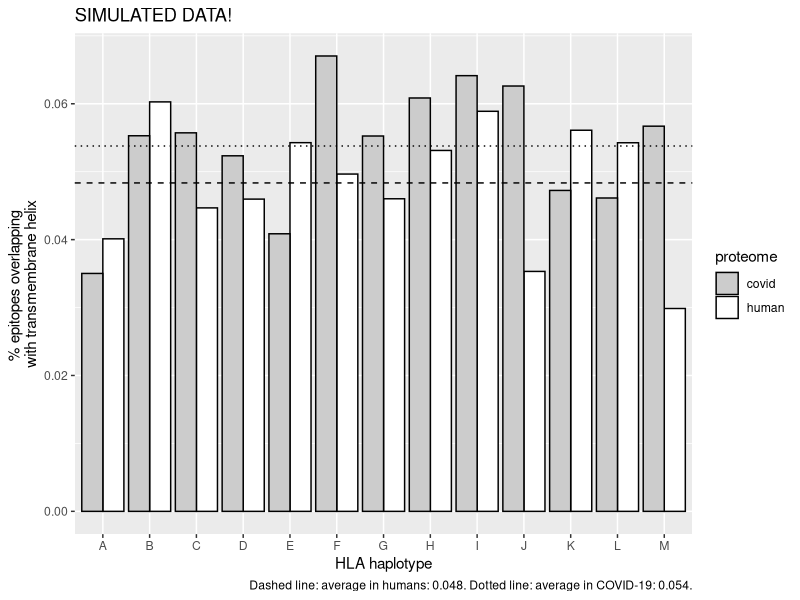

This chart was generated by the following R code: (Note: this script raises an error after producing the figure.)
## ---- chunk 1
knitr::opts_chunk$set(echo = TRUE)
## ---- chunk 2
library(testthat)
library(ggplot2)
## ---- chunk 3
set.seed(314)
# n: sample size, equals the number of HLA haplotypes
n <- 13
# f denotes 'fraction', a value between 0.0 and 1.0
f_human <- rnorm(n = n, mean = 0.053, sd = 0.01)
f_covid <- rnorm(n = n, mean = runif(n = 1, min = 0.03, max = 0.1), sd = 0.01)
expect_true(all(f_human > 0.0))
expect_true(all(f_human < 1.0))
expect_true(all(f_covid > 0.0))
expect_true(all(f_covid < 1.0))
## ---- chunk 4
df <- tibble::tibble(
  proteome = rep(c("human", "covid"), each = n),
  haplotype = rep(LETTERS[1:n], time = 2),
  f = c(f_human, f_covid)
)
df$proteome <- as.factor(df$proteome)
df$haplotype <- as.factor(df$haplotype)
ggplot(df, aes(x = haplotype, y = f, fill = proteome)) + 
  scale_fill_manual(values = c("human" = "#ffffff", "covid" = "#cccccc")) +
  geom_col(position = position_dodge(), color = "#000000") + xlab("HLA haplotype") + 
  ylab("% epitopes overlapping \nwith transmembrane helix") +
  geom_hline(yintercept = mean(f_human), lty = "dashed") +
  geom_hline(yintercept = mean(f_covid), lty = "dotted") +
  labs(
    title = "SIMULATED DATA!",
    caption = paste0(
      "Dashed line: average in humans: ", formatC(mean(f_human), digits = 2),". ",
      "Dotted line: average in COVID-19: ", formatC(mean(f_covid), digits = 2),"."  
    )
  ) + ggsave("fig_1.png", width = 7, height = 7)
